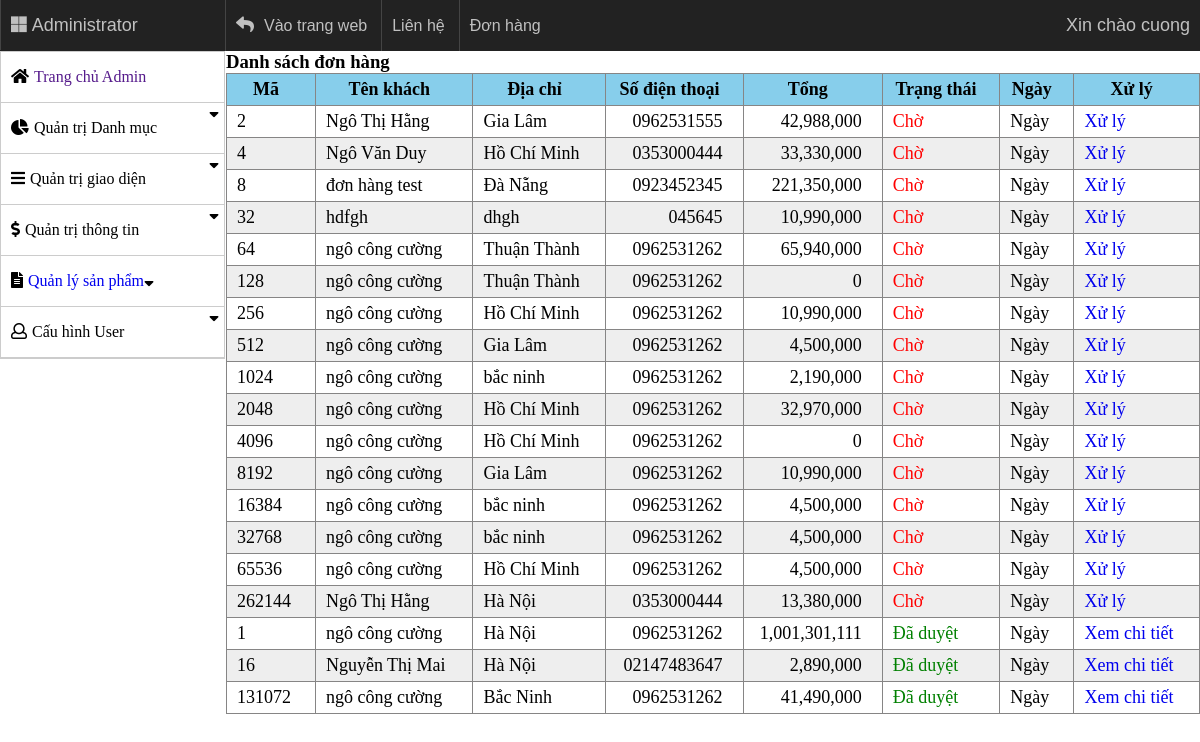
The page /?controller=list_donhang (signed in) on the database its author committed.
### tables this page shows
CREATE TABLE `users` (
  `id` int(11) NOT NULL,
  `username` varchar(50) DEFAULT NULL,
  `password` varchar(50) DEFAULT NULL,
  `name` varchar(50) DEFAULT NULL,
  `lv` int(11) DEFAULT NULL,
  `gioitinh` varchar(10) DEFAULT NULL,
  `ns` year(4) DEFAULT NULL,
  `email` varchar(100) NOT NULL,
  `code` int(11) DEFAULT NULL
);

CREATE TABLE `order_` (
  `id_order` int(11) NOT NULL,
  `customer` varchar(100) DEFAULT NULL,
  `address` varchar(100) DEFAULT NULL,
  `tel` int(11) DEFAULT NULL,
  `order_amount` int(11) DEFAULT NULL,
  `trangthai` int(11) DEFAULT NULL
);

### controller/c_list_donhang.php (called while the page is built)
<?php
if (isset($_SESSION['ss_admin_nhanvien'])) {
	$user = $db->get('users', array('id'=>$_SESSION['ss_admin_nhanvien']));
	$data_order_notdone = $db->get('order_',array('trangthai'=>0));
	$data_order_done    = $db->get('order_',array('trangthai'=>1));
}else if (isset($_COOKIE['ss_admin_nhanvien'])) {
	$data_order_notdone = $db->get('order_',array('trangthai'=>0));
	$data_order_done    = $db->get('order_',array('trangthai'=>1));
	$user = $db->get('users', array('id'=>$_COOKIE['ss_admin_nhanvien']));
}else{
	header('location: ?controller=login');
}
require_once './view/list_donhang.php';
?>

### model/m_database.php (called while the page is built, shortened)
<?php
class database{
	protected $conn = null;
	protected $host = 'localhost';
	protected $user = 'root';
	protected $pass = '';
	protected $name = 'quanlybanhang';
	public function connect(){
		$this->conn = new mysqli($this->host, $this->user, $this->pass, $this->name);
	}
	public function get($table, $condition = array()){
		$sql = "SELECT * FROM $table";
		if (!empty($condition)) {
			$sql.= " WHERE";
			foreach ($condition as $key => $value) {
				$sql.= " $key = '$value' AND";
			}
			$sql = trim($sql, 'AND');
		}
		$query = mysqli_query($this->conn, $sql);
		$result = array();
		if ($query) {
			while ($row = mysqli_fetch_assoc($query)) {
				$result[] = $row;
			}
		}
		return $result;
	}
}
?>

### view/list_donhang.php (the view, shortened to what this page needs)
<!DOCTYPE html>
<html>
<head>
	<link rel="stylesheet" type="text/css" href="./public/style/font-awesome/css/fontawesome-all.min.css">
	<link rel="stylesheet" type="text/css" href="./public/style/css_page_admin.css?v=<?php echo time(); ?>">
</head>
<body>
<div class="header">
	<ul class="tuychon">
		<li><i class="fab fa-microsoft"></i>Administrator</li>
		<li>
			<i class="fas fa-reply"></i>
			<a href="?controller=trangchu">Vào trang web</a>
		</li>
		<li><a href="">Liên hệ</a></li>
		<li><a href="">Đơn hàng</a></li>
		<li>
			<?php echo "Xin chào ".$user[0]['username']; ?>
		</li>
	</ul>
</div>
<div class="container">
	<div class="menu">
		<ul class="menu-doc">
			<li class="chucnang"><i class="fas fa-home"></i><a href="">Trang chủ Admin</a></li>
			<li class="chucnang"><i class="fas fa-chart-pie"></i>Quản trị Danh mục<i class="fas fa-sort-down flright"></i>
			</li>
			<li class="chucnang"><i class="fas fa-bars"></i>Quản trị giao diện<i class="fas fa-sort-down flright"></i>
			</li>
			<li class="chucnang"><i class="fas fa-dollar-sign"></i>Quản trị thông tin<i class="fas fa-sort-down flright"></i>
			</li>
			<li class="chucnang"><i class="fas fa-file-alt"></i><a href="?controller=product">Quản lý sản phẩm</a><i class="fas fa-sort-down flright"></i></li>
			<li class="chucnang"><i class="far fa-user"></i>Cấu hình User<i class="fas fa-sort-down flright"></i>
			</li>
		</ul>
	</div>
	<div class="box-main">
		<div class="content">
			<h3>Danh sách đơn hàng</h3>
			<table class="tbl-nhanvien">
				<tr>
					<th>Mã</th>
					<th>Tên khách</th>
					<th>Địa chỉ</th>
					<th>Số điện thoại</th>
					<th>Tổng</th>
					<th>Trạng thái</th>
					<th>Ngày</th>
					<th>Xử lý</th>
				</tr>
				<?php
					foreach ($data_order_notdone as $key => $value) {
				?>
				<tr>
					<td><?php echo $value['id_order']; ?></td>
					<td><?php echo $value['customer']; ?></td>
					<td><?php echo $value['address']; ?></td>
					<td style="text-align: right;"><?php echo '0'.$value['tel']; ?></td>
					<td style="text-align: right;"><?php echo number_format($value['order_amount']); ?></td>
					<td style="color: red;">Chờ</td>
					<td>Ngày</td>
					<td>
						<a href="?controller=chitiet_donhang&id_order=<?php echo $value['id_order'] ?>">Xử lý</a>
					</td>
				</tr>
				<?php } ?>
				<?php
					foreach ($data_order_done as $key => $value) {
				?>
				<tr>
					<td><?php echo $value['id_order']; ?></td>
					<td><?php echo $value['customer']; ?></td>
					<td><?php echo $value['address']; ?></td>
					<td style="text-align: right;"><?php echo '0'.$value['tel']; ?></td>
					<td style="text-align: right;"><?php echo number_format($value['order_amount']); ?></td>
					<td style="color: green">Đã duyệt</td>
					<td>Ngày</td>
					<td>
						<a href="?controller=chitiet_donhang&id_order=<?php echo $value['id_order'] ?>">Xem chi tiết</a>
					</td>
				</tr>
				<?php } ?>
			</table>
		</div>
	</div>
</div>
</body>
</html>

### public/style/css_page_admin.css (style rules this page uses)
* { margin: 0; padding: 0; }
li { list-style-type: none; }
a { text-decoration: none; }
i { margin: 0 5px 0 0; }
.header { background-color: #222222; width: 1200px; margin: 0 auto; }
.header li { display: inline-block; position: relative; align-items: center; line-height: 50px; color: #c0c0c0; padding: 0px 10px; font-family: arial, tahoma,"Times New Roman", Times, serif; font-size: 18px; }
.header li a { line-height: 50px; font-size: 16px; color: #c0c0c0; font-family: arial, tahoma,"Times New Roman", Times, serif; }
.header>ul>li { border-left: 1px solid #444444; }
.header>ul>li:last-child { border: none; float: right; }
.header>ul>li:first-child { width: 200px; }
.container { width: 1200px; display: block; margin: 0 auto; background-color: lightgray; }
.menu { width: 223px; border: 1px solid #ccc; float: left; }
.chucnang { line-height: 50px; border-bottom: 1px solid #ccc; cursor: pointer; padding-left: 10px; }
.menu-doc li i:nth-child(2) { float: right; }
.box-main { float: right; width: 974px; display: inline-block; }
table, th, td { border:1px solid #868585; }
table { border-collapse:collapse; font-size: 18px; width: 974px; }
td, th { padding: 5px 20px 5px 10px; }
th { background-color: skyblue; }
.tbl-nhanvien tr:nth-child(odd) { background-color: #eee; }

### rows shown on the page
users: username "cuong"
order_: id_order "2", customer "Ngô Thị Hằng", address "Gia Lâm", tel "962531555", order_amount "42,988,000"
order_: id_order "4", customer "Ngô Văn Duy", address "Hồ Chí Minh", tel "353000444", order_amount "33,330,000"
order_: id_order "8", customer "đơn hàng test", address "Đà Nẵng", tel "923452345", order_amount "221,350,000"
order_: id_order "32", customer "hdfgh", address "dhgh", tel "45645", order_amount "10,990,000"
order_: id_order "64", customer "ngô công cường", address "Thuận Thành", tel "962531262", order_amount "65,940,000"
order_: id_order "128", customer "ngô công cường", address "Thuận Thành", tel "962531262", order_amount "0"
order_: id_order "256", customer "ngô công cường", address "Hồ Chí Minh", tel "962531262", order_amount "10,990,000"
order_: id_order "512", customer "ngô công cường", address "Gia Lâm", tel "962531262", order_amount "4,500,000"
order_: id_order "1024", customer "ngô công cường", address "bắc ninh", tel "962531262", order_amount "2,190,000"
order_: id_order "2048", customer "ngô công cường", address "Hồ Chí Minh", tel "962531262", order_amount "32,970,000"
order_: id_order "4096", customer "ngô công cường", address "Hồ Chí Minh", tel "962531262", order_amount "0"
order_: id_order "8192", customer "ngô công cường", address "Gia Lâm", tel "962531262", order_amount "10,990,000"
order_: id_order "16384", customer "ngô công cường", address "bắc ninh", tel "962531262", order_amount "4,500,000"
order_: id_order "32768", customer "ngô công cường", address "bắc ninh", tel "962531262", order_amount "4,500,000"
order_: id_order "65536", customer "ngô công cường", address "Hồ Chí Minh", tel "962531262", order_amount "4,500,000"
order_: id_order "262144", customer "Ngô Thị Hằng", address "Hà Nội", tel "353000444", order_amount "13,380,000"
order_: id_order "1", customer "ngô công cường", address "Hà Nội", tel "962531262", order_amount "1,001,301,111"
order_: id_order "16", customer "Nguyễn Thị Mai", address "Hà Nội", tel "2147483647", order_amount "2,890,000"
order_: id_order "131072", customer "ngô công cường", address "Bắc Ninh", tel "962531262", order_amount "41,490,000"
